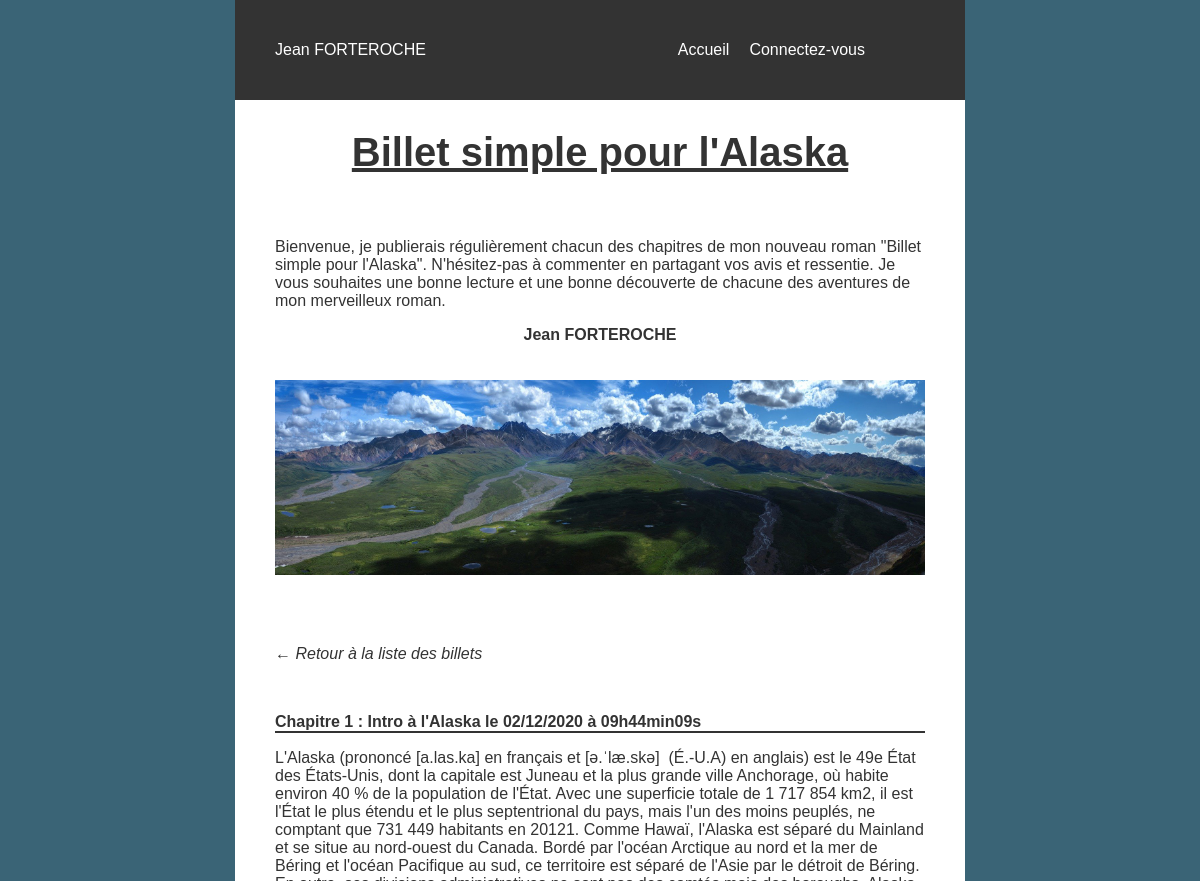
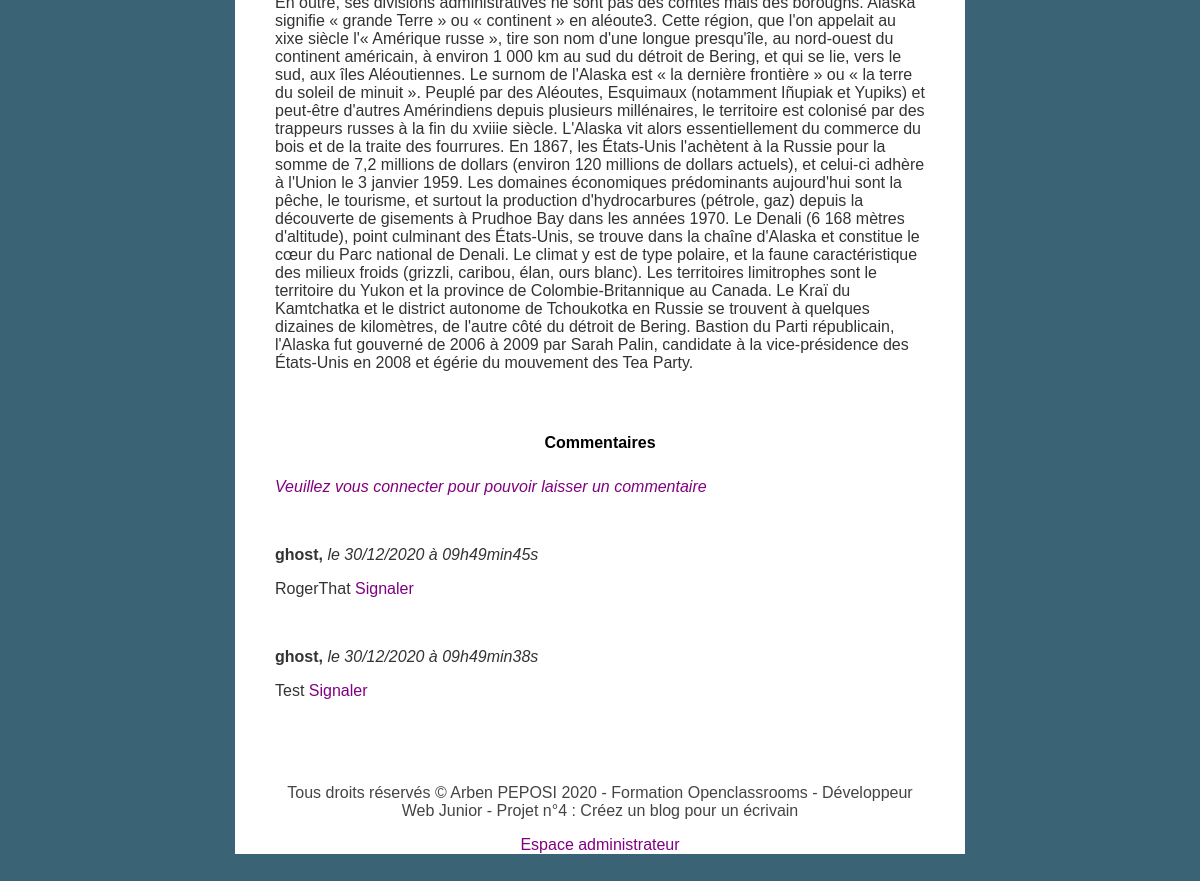
The app's page /index.php?action=post&id=174 with its own data (2 pictures, top to bottom).
### tables this page shows
CREATE TABLE `post` (
  `id` int(11) NOT NULL AUTO_INCREMENT,
  `title` text NOT NULL,
  `content` text NOT NULL,
  `creation_date` datetime NOT NULL,
  PRIMARY KEY (`id`)
);

CREATE TABLE IF NOT EXISTS `comment` (
  `id` int(11) NOT NULL AUTO_INCREMENT,
  `post_id` int(11) NOT NULL,
  `author` varchar(255) NOT NULL,
  `comment` text NOT NULL,
  `comment_date` datetime NOT NULL,
  `report` tinyint(1) DEFAULT '0',
  PRIMARY KEY (`id`)
);

### Controller/ControllerCRUD.php (called while the page is built, shortened)
<?php
require_once('Model/PostManager.php');
require_once('Model/CommentManager.php');
function read($id)
{
    $postId = new Post();
    $postId->setId($id);
    $postManager = new PostManager();
    $post = $postManager->getPost($postId);
    $commentManager = new CommentManager();
    $comment = $commentManager->getComment($_GET['id']);
    require('View/frontend/PostView.php');
}

### model/PostManager.php (called while the page is built, shortened)
<?php
require_once('Entity/Post.php');
class PostManager
{
    public function getPost($id)
    {
        $connexion = new Manager();
        $db = $connexion->dbConnect();
        $req = $db->prepare('SELECT id, title, content, DATE_FORMAT(creation_date, \'%d/%m/%Y à %Hh%imin%ss\') AS creation_date_fr FROM post WHERE id = :id');
        $req->execute(array(
            "id" => $id->getId()
        ));
        $req->setFetchMode(\PDO::FETCH_CLASS, Post::class);
        $post = $req->fetch();
        return $post;
    }
}

### model/Entity/Post.php (called while the page is built, shortened)
<?php
class Post {
    private $_id;
    public function getId() {
        return $this->_id;
    }
    public function setId($id) {
        $this->_id = $id;
    }
}

### model/CommentManager.php (called while the page is built, shortened)
<?php
class CommentManager {
    public function getComment($postId)
    {
        $connexion = new Manager();
        $db = $connexion->dbConnect();
        $req = $db->prepare('SELECT id, author, comment, report, DATE_FORMAT(comment_date, \'%d/%m/%Y à %Hh%imin%ss\') AS comment_date_fr FROM comment WHERE post_id = ? ORDER BY comment_date DESC');
        $req->setFetchMode(\PDO::FETCH_CLASS, Comment::class);
        $req->execute(array($postId));
        $comment = $req->fetchAll();
        return $comment;
    }
}

### view/frontend/postView.php (the view, shortened to what this page needs)
<?php include('templates/Header.php');?>
<div class="bloc-page">
    <?php include('templates/Intro.php');?>
    <section class="posts">
        <article>
            <p class="return_post"><a href="index.php">&#x2190; Retour à la liste des billets</a></p>
            <br>
            <p class="title"><?= htmlspecialchars_decode(substr($post->title,0,200))?><span> le <?= $post->creation_date_fr ?></span></p>
            <p class="element"><span><?= nl2br(htmlspecialchars_decode($post->content)) ?></span></p>
            <br><br>
            <h2>Commentaires</h2>
                <form action="index.php?action=addComment&amp;id=<?= $post->id ?>" method="post">
                <?php
                if(isset($_SESSION['username'])) {
                    ?> <p><span class="user"><?php print $_SESSION['username'];?></span></p>
                <p>
                <textarea id="comment" name="comment"  rows="4" cols="150" placeholder="Veuillez saisir votre commentaire içi..."> </textarea> <br>
                    <input type="submit" id="submit" name="submit" value="Envoyer"><br>
                </p>
                <?php } else {
                    ?><p><a class="com_if_connect" href="index.php?action=connexion">Veuillez vous connecter pour pouvoir laisser un commentaire </a></p>
                    <?php
                }
                ?>
                </form>
                <br>
                <?php foreach($comment as $data) :  ?>
                <p><strong> <?= htmlspecialchars_decode($data->author) ?>, </strong> <span class="date">le  <?= $data->comment_date_fr?></span></p>
                <p>
                <?php if($data->report == 1) {
                    ?>
                    <p><?= nl2br(htmlspecialchars_decode($data->comment)) ?> <span class="report">(commentaire signalé)</span></p>
                <?php } else {  ?>
                    <p><?= nl2br(htmlspecialchars_decode($data->comment)) ?> <a href="index.php?action=report&amp;id=<?= $data->id ?>"> Signaler</a></p>
                <?php } ?>
                <br>
                <?php
                    endforeach;
                ?>
        </article>
    </section>
    <?php include('templates/Footer.php'); ?>
    <p class="admin"><a href="index.php?action=connexionAdmin">Espace administrateur</a></p>
</div>
 <?php require('templates/Html.php'); ?>

### Public/css/style.css (style rules this page uses)
body { margin: 0; padding: 0; box-sizing: border-box; background: #3A6476; }
* { font-family: sans-serif; font-size: 1em; list-style: none; text-decoration: none; }
a { color: purple; }
p, h1, .return_post a, .writer { color: #333; }
.return_post a, a.com_if_connect, .date { font-style: italic; }
.admin { color: purple; }
article a { color: purple; text-decoration: none; }
nav, .bloc-page { width: 1200px; padding: 0 40px 0 40px; }
.bloc-page { margin: 100px auto 50px auto; height: auto; background: #FFF; }
.title { text-align: left; font-weight: bold; border-bottom: 2px solid #333; }
.description, .posts { text-align: left; }
h2, .connexion p, .inscription p { margin: 0; text-align: center; padding: 10px; }
p.admin { text-align:center; }

### Public/css/responsive.css (style rules this page uses)
@media all and (max-width: 1200px) { nav, .bloc-page { width: 900px; } }
@media all and (max-device-width:992px) { nav, .bloc-page { width: 650px; } }

### records on screen
post: title "Chapitre 1 : Intro à l'Alaska", content "L'Alaska (prononcé [a.las.ka] en français et [ə.ˈlæ.skə] (É.-U.A) en anglais) est le 49e État des États-Unis, dont la capitale est Juneau et la plus grande ville Anchorage, où habite environ 40 % de la population de l'État. Avec une superficie totale de 1 717 854 km2, il est l'État le plus étendu et le plus septentrional du pays, mais l'un des moins peuplés, ne comptant que 731 449 habitants en 20121. Comme Hawaï, l'Alaska est séparé du Mainland et se situe au nord-ouest du Canada. Bordé par l'océan Arctique au nord et la mer de Béring et l'océan Pacifique au sud, ce territoire est séparé de l'Asie par le détroit de Béring. En outre, ses divisions administratives ne sont pas des comtés mais…"
comment: author "ghost", comment_date_fr "30/12/2020 à 09h49min45s", comment "RogerThat"
comment: author "ghost", comment_date_fr "30/12/2020 à 09h49min38s", comment "Test"

### other values on screen
$post->creation_date_fr "02/12/2020 à 09h44min09s"
